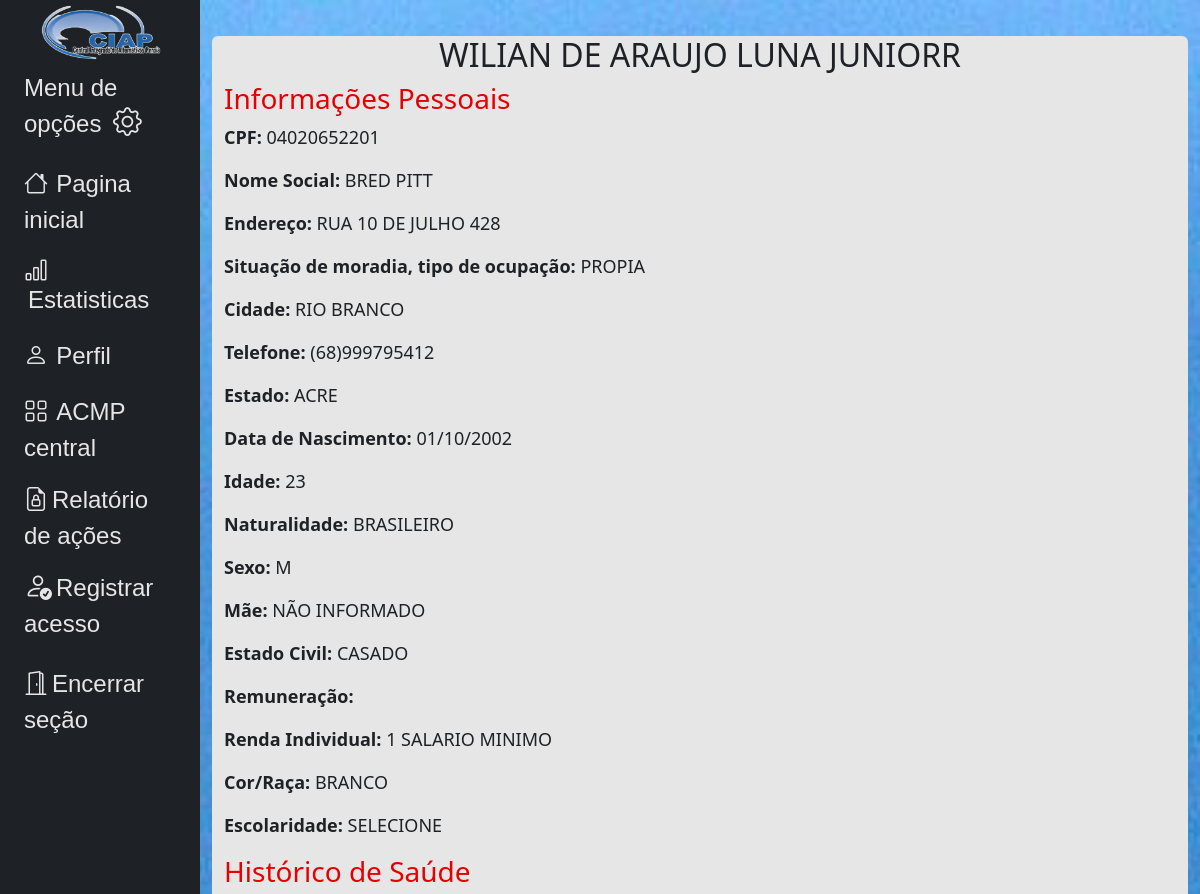
The app's page /base/buscar_nome/more_info/04020652201/ (upper part), older data.
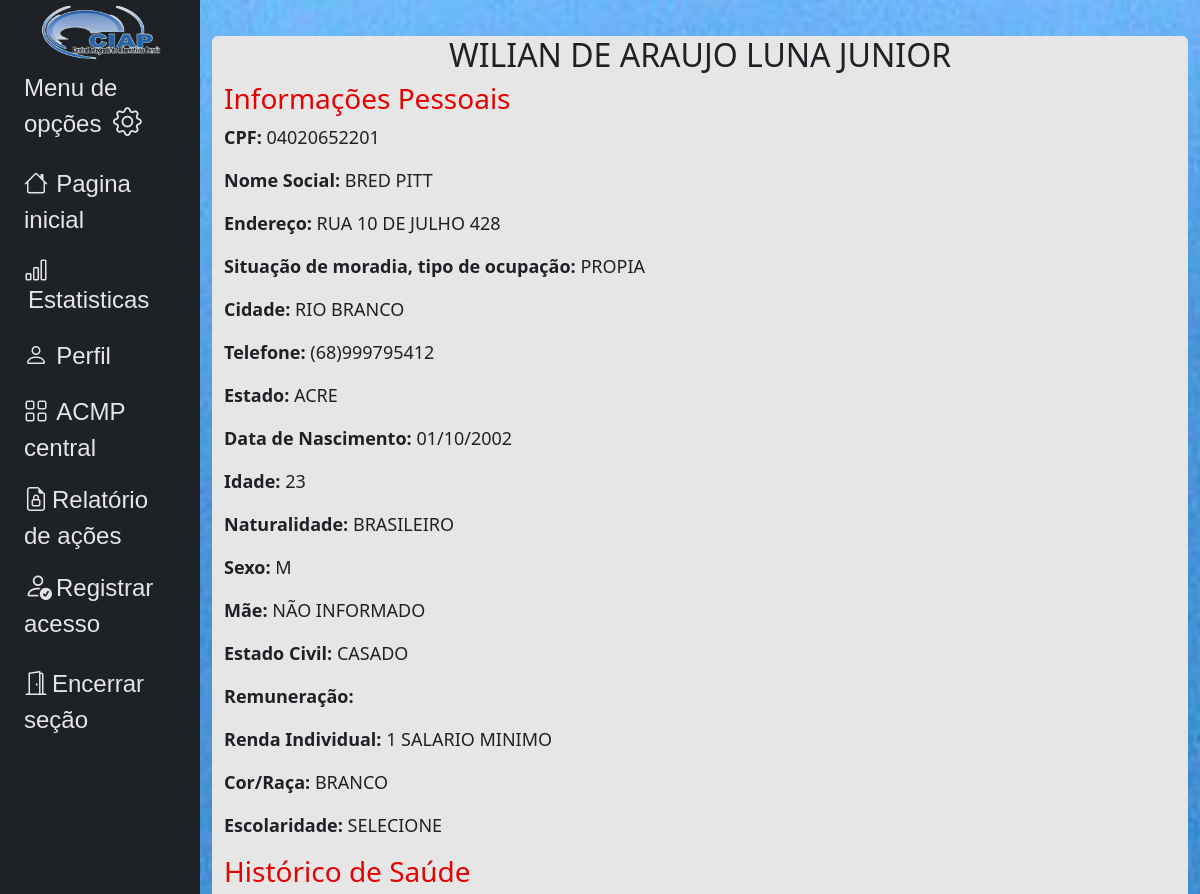
The same page, newer data.
### core/models.py (models this page shows, shortened)
class Cidadao(models.Model):
    cpf = models.CharField(max_length=11, primary_key=True, verbose_name='Cpf:', unique=True)
    nome = models.CharField(max_length=80, verbose_name='Nome completo:')
    nome_social = models.CharField(max_length=80, blank=True, null=True, verbose_name='Nome social:', default='Não definido')
    endereco = models.CharField(max_length=80, verbose_name='Endereço:')
    moradia_situacao = models.CharField(
                        max_length=15,
                        choices=c_moradia_situacao,
                        verbose_name='Situação de moradia, tipo de ocupação:',
                        blank=True,
                        null=True
                    )
    moradia_tipo = models.CharField(
                        max_length=9,
                        choices=c_moradia_tipo,
                        verbose_name='Tipo de moradia:',
                        blank=True,
                        null=True
                    )
    cidade = models.CharField(max_length=20, verbose_name='Cidade:')
    telefone = models.CharField(max_length=13, verbose_name='Telefone:')
    estado = models.CharField(
                    choices=c_estado,
                    verbose_name='Estado:',
                    max_length=19,
                    blank=False,
                    null=False,
                     )
    data_nascimento = models.DateField(blank=False, verbose_name='Data de Nascimento:')
    idade = models.CharField(max_length=3, verbose_name='Idade:')
    naturalidade = models.CharField(max_length=50, verbose_name='Naturalidade:')
    sexo = models.CharField(max_length=1, choices=c_sexo, default='selecione', verbose_name='Sexo:')
    mae = models.CharField(max_length=50, verbose_name='Nome da mãe:')
    estado_civil = models.CharField(choices=c_estado_civil,
                                    default='selecione',
                                    max_length=20)
    remuneracao = models.CharField(max_length=20, choices=c_remuneracao, blank=True, verbose_name='Remuneração:')
    renda_individual = models.CharField(max_length=50, choices=c_renda_invidual)
    cor_raca = models.CharField(max_length=8, choices=c_raca_cor, verbose_name='Cor/Raça:')
    escolaridade = models.CharField(
                                choices=c_escolaridade,
                                max_length=22,
                                default='selecione'
                                    )
    data_entrada = models.DateField(auto_now_add=True)
    class Meta:
        indexes = [
            models.Index(fields=['nome']),
        ]

### core/views.py (the view)
# urls.py: path('base/buscar_nome/more_info/<str:cpf>/', views.more_info_view, name='more_info'),
def more_info_view(request, cpf):
    cidadao = get_object_or_404(Cidadao, cpf=cpf)
    try:
        historico_saude = cidadao.historicos_saude.first()
        historico_criminal = cidadao.historicos_criminais.first()
        informacoes_complementares = cidadao.informacoes_complementares.first()
        form_acomp = cidadao.form_acompanhamento_central.first()
        form_violen = cidadao.form_violencia_domes.all()
    except DatabaseError:
        messages.error(request, 'Não foi possível localizar os dados no banco!')
    context = {
        'cidadao': cidadao,
        'historico_saude': historico_saude,
        'historico_criminal': historico_criminal,
        'informacoes_complementares': informacoes_complementares,
        'form_acomp_central': form_acomp,
        'form_violen': form_violen,
    }
    return render(request, 'commons/include/more_info.html', context)

### templates/commons/include/more_info.html (shortened to what this page needs)
{% extends 'commons/include/new_base.html' %}
{% load static %}
{% block css %}
    <link href="{% static 'css/busca.css' %}" rel="stylesheet">
{% endblock %}
{% block content %}
    <div class="container rounded">
            {% if cidadao.cpf %}
                <h2 class="text-center" style="margin-top: 20px;">{{ cidadao.nome }}</h2>
                <div class="section-title">
                    <h3>Informações Pessoais</h3>
                </div>
                <div class="info-item">
                    <p><strong>CPF:</strong> {{ cidadao.cpf }}</p>
                    <p><strong>Nome Social:</strong> {{ cidadao.nome_social }}</p>
                    <p><strong>Endereço:</strong> {{ cidadao.endereco }}</p>
                    <p><strong>Situação de moradia, tipo de ocupação:</strong> {{ cidadao.moradia_situacao }}</p>
                    <p><strong>Cidade:</strong> {{ cidadao.cidade }}</p>
                    <p><strong>Telefone:</strong> {{ cidadao.telefone }}</p>
                    <p><strong>Estado:</strong> {{ cidadao.estado }}</p>
                    <p><strong>Data de Nascimento:</strong> {{ cidadao.data_nascimento }}</p>
                    <p><strong>Idade:</strong> {{ cidadao.idade }}</p>
                    <p><strong>Naturalidade:</strong> {{ cidadao.naturalidade }}</p>
                    <p><strong>Sexo:</strong> {{ cidadao.sexo }}</p>
                    <p><strong>Mãe:</strong> {{ cidadao.mae }}</p>
                    <p><strong>Estado Civil:</strong> {{ cidadao.estado_civil }}</p>
                    <p><strong>Remuneração:</strong> {{ cidadao.remuneracao }}</p>
                    <p><strong>Renda Individual:</strong> {{ cidadao.renda_individual }}</p>
                    <p><strong>Cor/Raça:</strong> {{ cidadao.cor_raca }}</p>
                    <p><strong>Escolaridade:</strong> {{ cidadao.escolaridade }}</p>
                </div>
                <div class="section-title">
                    <h3>Histórico de Saúde</h3>
                </div>
            {% else %}
                <p class="text-center">Cidadão não encontrado.</p>
            {% endif %}
{% endblock content %}

Row changes from the older to the newer data that the page shows:
changed Cidadao "BRED PITT": nome "WILIAN DE ARAUJO LUNA JUNIORR" → "WILIAN DE ARAUJO LUNA JUNIOR"
